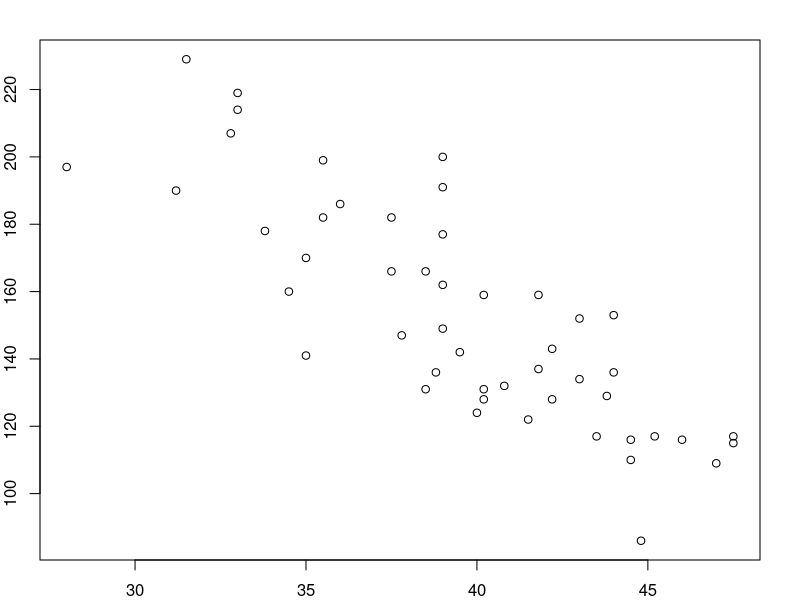
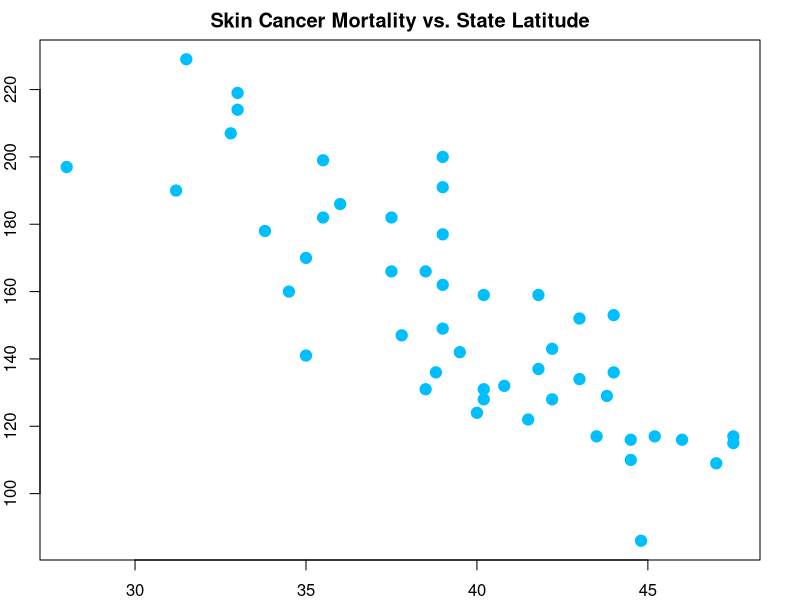
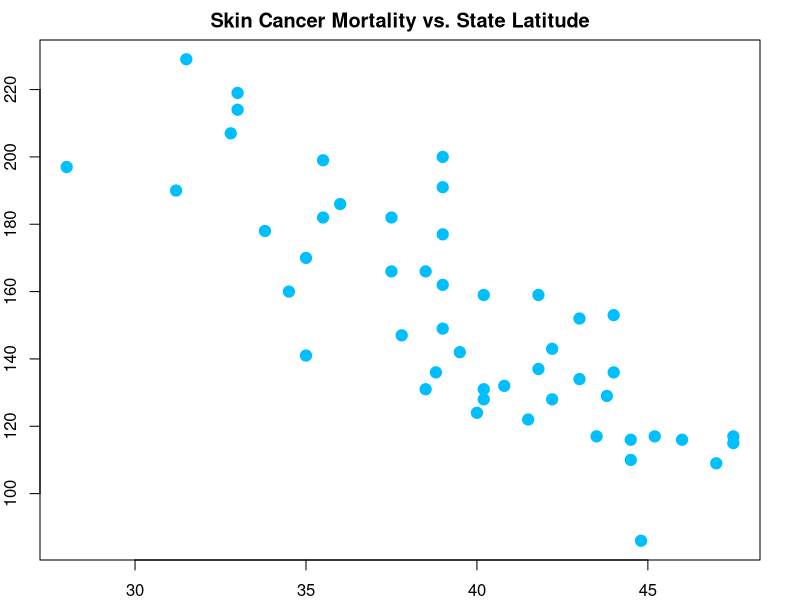

Generate these figures, in order, with R:
## ---- chunk 1
  options(width = 100)
  knitr::opts_knit$set(global.par = TRUE)
  knitr::opts_chunk$set(collapse = TRUE, fig.dim = c(6, 6), 
                        out.width = "45%", fig.align = 'center')
## ---- chunk 2
  par(bg="transparent")
  par(mar=c(2,2,2,2))
## ---- chunk 3
    set.seed(123)
    rnorm(5)
## ---- chunk 4
    # define function
    get_sd = function(x, biased = FALSE) {
      n = length(x) - 1 * !biased
      sqrt((1 / n) * sum((x - mean(x)) ^ 2))
    }
    
    # generate random sample data
    set.seed(42)
    (test_sample = rnorm(n = 10, mean = 2, sd = 5))
    
    # run function on generated data
    get_sd(test_sample)
## ---- chunk 5
    library(readr)
    example_data = read_table("data/skincancer.txt")
## ---- chunk 6
  plot(Mort ~ Lat, data = example_data)
## ---- chunk 7
    plot(Mort ~ Lat, data = example_data,
         xlab = "Latitude",
         ylab = "Skin Cancer Mortality Rate",
         main = "Skin Cancer Mortality vs. State Latitude",
         pch  = 19,
         cex  = 1.5,
         col  = "deepskyblue")
## ---- chunk 8
    plot(Mort ~ Lat, data = example_data,
         xlab = "Latitude",
         ylab = "Skin Cancer Mortality Rate",
         main = "Skin Cancer Mortality vs. State Latitude",
         pch  = 19,
         cex  = 1.5,
         col  = "deepskyblue")
## ---- chunk 9
  print("Hello World!")
## ---- chunk 10
    x = 1:10
    y = 1:10
    summary(lm(y ~ x))
